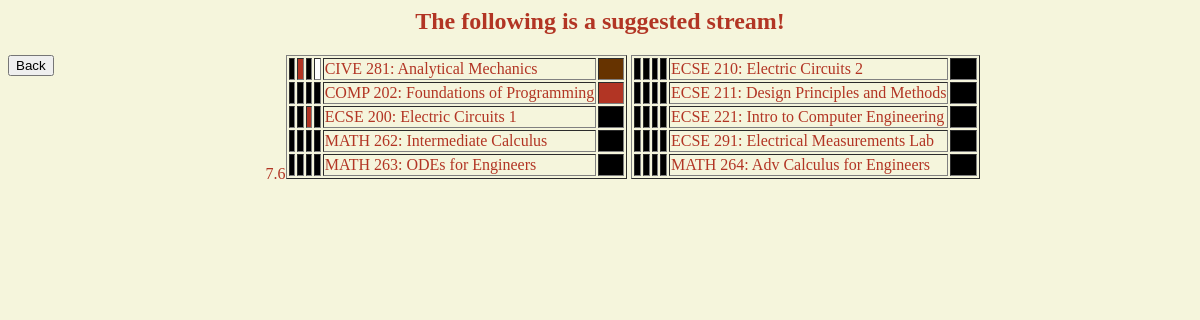
The app's page /SuggestedStream.php with its own data.
### tables this page shows
CREATE TABLE IF NOT EXISTS `courses` (
`C_ID` int(5) NOT NULL,
  `Course_Code` varchar(4) NOT NULL,
  `Course_Number` varchar(3) NOT NULL,
  `Course_Name` varchar(40) NOT NULL,
  `Credits` int(1) NOT NULL,
  `Program` varchar(4) NOT NULL,
  `Course_Level` varchar(3) NOT NULL,
  `HAS_PRE_REQ` varchar(1) NOT NULL,
  `HAS_CO_REQ` varchar(1) NOT NULL,
  `IS_OFFERED_FALL` varchar(1) NOT NULL,
  `IS_OFFERED_WINTER` varchar(1) NOT NULL,
  `IS_TECH_OR_LAB` int(2) NOT NULL,
  `STATUS` int(1) NOT NULL,
  `NUM_OF_REQ_CLASSES` int(1) NOT NULL,
  `METRIC` int(1) NOT NULL,
  `HEX_COLOR` varchar(10) NOT NULL,
  `PREQ_HEX_COLOR_1` varchar(7) NOT NULL,
  `PREQ_HEX_COLOR_2` varchar(7) NOT NULL,
  `PREQ_HEX_COLOR_3` varchar(7) NOT NULL,
  `PREQ_HEX_COLOR_4` varchar(7) NOT NULL  
);

### SuggestedStream.php (the view, shortened to what this page needs)
<html>
<body>
<?php
require_once('Connections/con_mcgill.php');
include("Curriculum.php");
?>
<h2>The following is a suggested stream!</h2>
<?php
$todoCourses = array();
$ECEcourses = 92;
$RecordSetP1_Array = array();
$RecordSetP2_Array = array();
$RecordSetP3_Array = array();
$RecordSetP4_Array = array();
$RecordSetP5_Array = array();
$RecordSetP6_Array = array();
$RecordSetP9_Array = array();
$query_RecordSetTD = "SELECT courses.C_ID, courses.Course_Code, courses.Course_Number, courses.Course_Name FROM courses WHERE STATUS = 0 AND (PROGRAM = 'ECSE' OR PROGRAM = 'EC' OR PROGRAM = 'EE')";
$RecordSetTD = mysql_query($query_RecordSetTD, $con_mcgill) or die(mysql_errno());
$query_RecordSetP1 = "SELECT * FROM courses WHERE STATUS = 0 AND METRIC = 1 AND (PROGRAM = 'ECSE' OR PROGRAM = 'EC' OR PROGRAM = 'EE')";
$RecordSetP1 = mysql_query($query_RecordSetP1, $con_mcgill) or die(mysql_errno());
$RecordSetC1 = mysql_query($query_RecordSetP1, $con_mcgill) or die(mysql_errno());
$query_RecordSetP2 = "SELECT * FROM courses WHERE STATUS = 0 AND METRIC = 2 AND (PROGRAM = 'ECSE' OR PROGRAM = 'EC' OR PROGRAM = 'EE')";
$RecordSetP2 = mysql_query($query_RecordSetP2, $con_mcgill) or die(mysql_errno());
$RecordSetC2 = mysql_query($query_RecordSetP2, $con_mcgill) or die(mysql_errno());
$query_RecordSetP3 = "SELECT * FROM courses WHERE STATUS = 0 AND METRIC = 3 AND (PROGRAM = 'ECSE' OR PROGRAM = 'EC' OR PROGRAM = 'EE')";
$RecordSetC3 = mysql_query($query_RecordSetP3, $con_mcgill) or die(mysql_errno());
$query_RecordSetP4 = "SELECT * FROM courses WHERE STATUS = 0 AND METRIC = 4 AND (PROGRAM = 'ECSE' OR PROGRAM = 'EC' OR PROGRAM = 'EE')";
$RecordSetC4 = mysql_query($query_RecordSetP4, $con_mcgill) or die(mysql_errno());
$query_RecordSetP5 = "SELECT * FROM courses WHERE STATUS = 0 AND METRIC = 5 AND (PROGRAM = 'ECSE' OR PROGRAM = 'EC' OR PROGRAM = 'EE')";
$RecordSetC5 = mysql_query($query_RecordSetP5, $con_mcgill) or die(mysql_errno());
$query_RecordSetP6 = "SELECT * FROM courses WHERE STATUS = 0 AND METRIC = 6 AND (PROGRAM = 'ECSE' OR PROGRAM = 'EC' OR PROGRAM = 'EE')";
$RecordSetC6 = mysql_query($query_RecordSetP6, $con_mcgill) or die(mysql_errno());
$query_RecordSetP9 = "SELECT * FROM courses WHERE STATUS = 0 AND METRIC = 9 AND (PROGRAM = 'ECSE' OR PROGRAM = 'EC' OR PROGRAM = 'EE')";
$RecordSetC9 = mysql_query($query_RecordSetP9, $con_mcgill) or die(mysql_errno());
for($i = 1; $i <= $ECEcourses; $i++) {
	if($query_RecordSetC1 = mysql_fetch_assoc($RecordSetC1)) {
		array_push($RecordSetP1_Array, $i);
		}
	if($query_RecordSetC2 = mysql_fetch_assoc($RecordSetC2)) {
		array_push($RecordSetP2_Array, $i);
		}
	if($query_RecordSetC3 = mysql_fetch_assoc($RecordSetC3)) {
		array_push($RecordSetP3_Array, $i);
		}
	if($query_RecordSetC4 = mysql_fetch_assoc($RecordSetC4)) {
		array_push($RecordSetP4_Array, $i);
		}
	if($query_RecordSetC5 = mysql_fetch_assoc($RecordSetC5)) {
		array_push($RecordSetP5_Array, $i);
		}
	if($query_RecordSetC6 = mysql_fetch_assoc($RecordSetC6)){
		array_push($RecordSetP6_Array, $i);
	}
	if($query_RecordSetC9 = mysql_fetch_assoc($RecordSetC9)){
		array_push($RecordSetP9_Array, $i);
	}
}
$Count_P1 = count($RecordSetP1_Array);
$Count_P2 = count($RecordSetP2_Array);
$Count_P3 = count($RecordSetP3_Array);
$Count_P4 = count($RecordSetP4_Array);
$Count_P5 = count($RecordSetP5_Array);
$Count_P6 = count($RecordSetP6_Array);
$Count_P9 = count($RecordSetP9_Array);
for($i = 1; $i <= $ECEcourses; $i++) {
	if($query_RecordsetTD = mysql_fetch_assoc($RecordSetTD)) {
		array_push($todoCourses, $i);
	}
}
$Count_TD = count($todoCourses);
$numOfSemesters = ($Count_TD/5);
echo $numOfSemesters;
$maxSize = 5;
$counter = 1;
		if($Count_P1 == 0) {
			if($Count_P2 == 0) {
				if($Count_P3 == 0) {
					if($Count_P4 == 0) {
						if($Count_P5 == 0) {
							if($Count_P6 == 0) {
								if($Count_P9 == 0) {
									echo "Congrats, you sir are done!";
								}
							}
						}
					}
				}
			}
		}
		else {
			?><table border = "1" style="display: inline-block;">
			<colgroup>
			<col span="1" style="width: 2%;">
			<col span="1" style="width: 2%;">
			<col span="1" style="width: 2%;">
			<col span="1" style="width: 2%;">
			<col span="1" style="width: 84%;">
			<col span="1" style="width: 8%;">
			</colgroup><?php
			while($row_RecordSetP1 = mysql_fetch_array($RecordSetP1) AND $counter <= $maxSize) {
				?><tr>
				<td border = "0" bgcolor="<?php echo $row_RecordSetP1['PREQ_HEX_COLOR_1']?>"></td>
				<td border = "0" bgcolor="<?php echo $row_RecordSetP1['PREQ_HEX_COLOR_2']?>"></td>
				<td border = "0" bgcolor="<?php echo $row_RecordSetP1['PREQ_HEX_COLOR_3']?>"></td>
				<td border = "0" bgcolor="<?php echo $row_RecordSetP1['PREQ_HEX_COLOR_4']?>"></td>
             	<?php echo "<td>".$row_RecordSetP1['Course_Code']." ".$row_RecordSetP1['Course_Number'].": ".$row_RecordSetP1['Course_Name']."</td>"?>
				<td border = "0" bgcolor="<?php echo $row_RecordSetP1['HEX_COLOR']?>"></td>
                </tr><?php
                $counter++;
          	}
                	?><tr>
                	</tr><?php
          	$counter = 1;
           	?></table>
           	<table border = "1" style="display: inline-block;"><colgroup>
			<col span="1" style="width: 2%;">
			<col span="1" style="width: 2%;">
			<col span="1" style="width: 2%;">
			<col span="1" style="width: 2%;">
			<col span="1" style="width: 84%;">
			<col span="1" style="width: 8%;">
			</colgroup><?php
			while($row_RecordSetP2 = mysql_fetch_array($RecordSetP2) AND $counter <= $maxSize) {
				?><tr>
				<td border = "0" bgcolor="<?php echo $row_RecordSetP2['PREQ_HEX_COLOR_1']?>"></td>
				<td border = "0" bgcolor="<?php echo $row_RecordSetP2['PREQ_HEX_COLOR_2']?>"></td>
				<td border = "0" bgcolor="<?php echo $row_RecordSetP2['PREQ_HEX_COLOR_3']?>"></td>
				<td border = "0" bgcolor="<?php echo $row_RecordSetP2['PREQ_HEX_COLOR_4']?>"></td>
             	<?php echo "<td>".$row_RecordSetP2['Course_Code']." ".$row_RecordSetP2['Course_Number'].": ".$row_RecordSetP2['Course_Name']."</td>"?>
				<td border = "0" bgcolor="<?php echo $row_RecordSetP2['HEX_COLOR']?>"></td>
                </tr><?php
                $counter++;
          	}
                	?><tr>
                	</tr><?php
        }
?>
<button type="button" onclick="history.back()">Back</button>
</body>
</html>

### Curriculum.php (shortened to what this page needs)
<html>
</html>

### SuggestedStream.php (style rules this page uses)
body { background-color: #f5f5dc; text-align: center; color: #b23524; font-family: "Verdana"; }
button { float: left; }

### records on screen
courses: Course_Code "CIVE", Course_Number "281", Course_Name "Analytical Mechanics"
courses: Course_Code "COMP", Course_Number "202", Course_Name "Foundations of Programming"
courses: Course_Code "ECSE", Course_Number "200", Course_Name "Electric Circuits 1"
courses: Course_Code "MATH", Course_Number "262", Course_Name "Intermediate Calculus"
courses: Course_Code "MATH", Course_Number "263", Course_Name "ODEs for Engineers"
courses: Course_Code "ECSE", Course_Number "210", Course_Name "Electric Circuits 2"
courses: Course_Code "ECSE", Course_Number "211", Course_Name "Design Principles and Methods"
courses: Course_Code "ECSE", Course_Number "221", Course_Name "Intro to Computer Engineering"
courses: Course_Code "ECSE", Course_Number "291", Course_Name "Electrical Measurements Lab"
courses: Course_Code "MATH", Course_Number "264", Course_Name "Adv Calculus for Engineers"

### other values on screen
$numOfSemesters "7.6"
